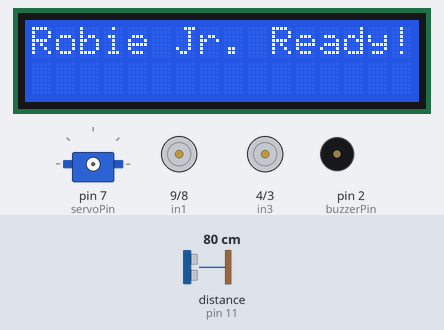
The sketch below on a simulated Arduino Uno, built with avr-gcc and run on an emulated ATmega328P. On the bench: 16×2 character LCD, servo, motor-driver pin pairs drawn as motors (green arrow = first pin HIGH = forward, orange = second pin HIGH = backward, longer = more drive, scaled by the enable pin), buzzer (waves = sounding). Wiring (inferred from the names in the program): ultrasonic range finder: trigger pin 12; echo pin 11. Inputs (shaded band) come from the test bench; at power-on: distance to the obstacle (sensor on pin 11) 80 cm. The echo pulse lasts 58.3 µs per cm.

Above: at 0.6 s.
At 3.2 s:
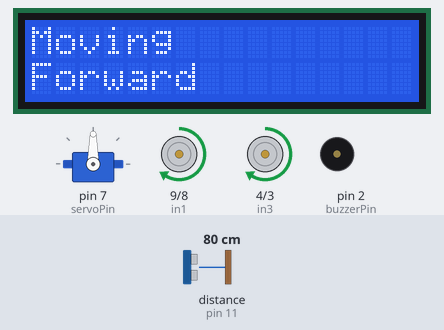
3.3 s: distance to the obstacle (sensor on pin 11) set to 18 cm
At 3.44 s:
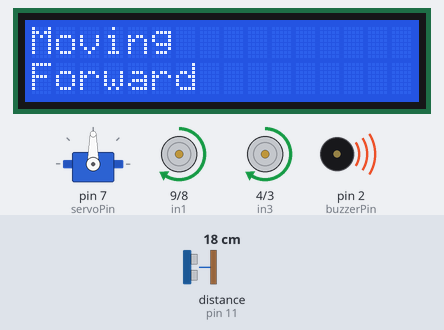
6.3 s: distance to the obstacle (sensor on pin 11) set to 14 cm
At 7.7 s:
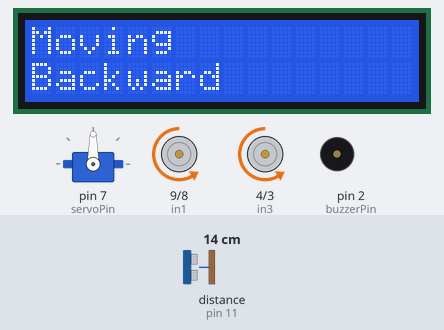
8.8 s: distance to the obstacle (sensor on pin 11) set to 7 cm
11.8 s: distance to the obstacle (sensor on pin 11) set to 4 cm
14.8 s: distance to the obstacle (sensor on pin 11) set to 2 cm
At 18.3 s:
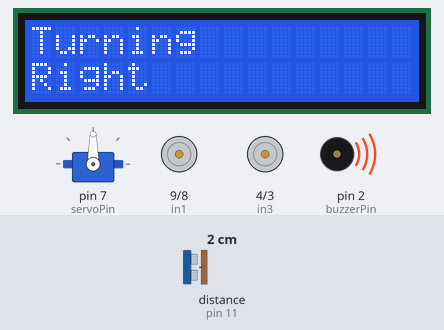
20.0 s: distance to the obstacle (sensor on pin 11) set to 9 cm
At 22.3 s:
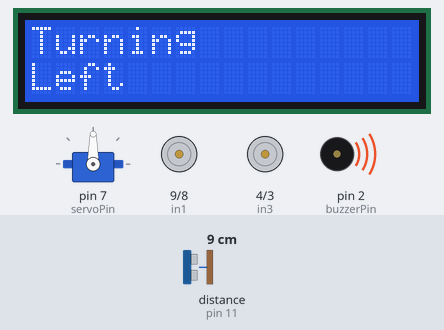
Timing chart, 0 to 24.0 s (numbered marks = the images above; inputs shaded):
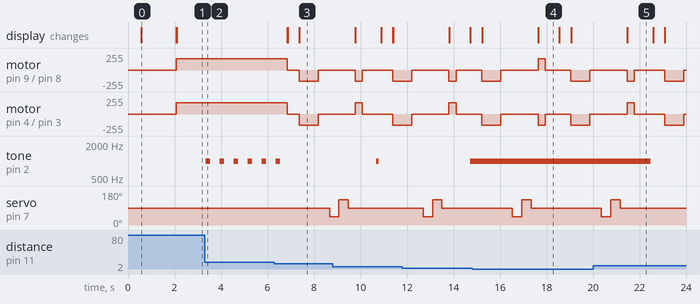

Measured:
- the behaviour switches between 16 and 15 cm on distance to the obstacle (sensor on pin 11) (found by bisection; images 2 and 3)
- the behaviour switches between 3 and 2 cm on distance to the obstacle (sensor on pin 11) (found by bisection; images 3 and 4)
- after the input at 3.3 s, tone on pin 2 (buzzerPin): alternates 1000 Hz for 0.20 s and silent for 0.40 s, starting after 0.05 s
- after the input at 6.3 s, motor on pin 9 (in1) / pin 8 (in2), motor on pin 4 (in3) / pin 3 (in4): forward 170/255 → stopped after 0.55 s, → backward 170/255 0.51 s later, → stopped 0.81 s later
- after the input at 14.8 s, the display: first differs from a run without the input after 2.8 s (image 4)
- after the input at 20.0 s, tone on pin 2 (buzzerPin): 1000 Hz → silent after 2.5 s; the display: first differs from a run without the input after 1.5 s (image 5)
- what the display in image 0 shows lasts 1.5 s, from 0.6 s to 2.1 s

The sketch:

robie_jr-polished.ino
```cpp
// --- Libraries ---
#include <Servo.h> // Include the Servo library for controlling the ultrasonic sensor's servo motor
#include <LiquidCrystal.h> // Include liquid crystal library for LCD


// --- Motor A Pins ---
const int enA = 6;  // Enable pin for Motor A (PWM)
const int in1 = 9;  // Control pin 1 for Motor A
const int in2 = 8;  // Control pin 2 for Motor A

// --- Motor B Pins ---
const int enB = 5;  // Enable pin for Motor B (PWM)
const int in3 = 4;  // Control pin 1 for Motor B
const int in4 = 3;  // Control pin 2 for Motor B

// --- Ultrasonic Sensor Pins ---
const int trigPin = 12; // Trigger pin for ultrasonic sensor
const int echoPin = 11; // Echo pin for ultrasonic sensor

// --- Servo Motor Pin ---
const int servoPin = 7; // Control pin for the servo motor
Servo scanner;          // Create a Servo object to control the scanner

// --- Buzzer Pin ---
const int buzzerPin = 2; // Control pin for the buzzer

// LCD on analog pins A0–A5
LiquidCrystal lcd(A0, A1, A2, A3, A4, A5);  // (RS, E, D4, D5, D6, D7)
// LCD avoid glitch
String lastLine1 = "";
String lastLine2 = "";

// --- Initial Setup ---
void setup() {
  delay(500); // Give power rails time to stabilize

  // Initialize motor control pins as outputs
  pinMode(enA, OUTPUT);
  pinMode(in1, OUTPUT);
  pinMode(in2, OUTPUT);
  pinMode(enB, OUTPUT);
  pinMode(in3, OUTPUT);
  pinMode(in4, OUTPUT);

  // Initialize ultrasonic sensor pins
  pinMode(trigPin, OUTPUT);
  pinMode(echoPin, INPUT);

  // Initialize buzzer pin as output
  pinMode(buzzerPin, OUTPUT);

  // Initialize LCD
  lcd.begin(16, 2);  // Set up the LCD (16 columns, 2 rows)
  delay(5);
  // Hello from LCD
  lcd.setCursor(0, 0);
  lcd.print("Robie Jr. Ready!");
  delay(1500);
  lcd.clear();

  // Attach the servo motor to its control pin
  scanner.attach(servoPin);

  // Set initial motor speeds
  setMotorSpeed(170, 170); // Set both motors to a speed of 170 (range: 0-255)
}

// --- Main Loop ---
void loop() {

  // Measure distance to the nearest object
  long distance = readDistance();

  // Control the buzzer based on the measured distance
  controlBuzzer(distance);

  // Obstacle avoidance behavior
  if (distance > 0 && distance < 15) {
    // If an obstacle is detected within 15 cm:
    stopMotors();
    lcdStatus("Obstacle!", "");
    delay(500);
    moveBackward();
    lcdStatus("Moving", "Backward");
    delay(800);
    stopMotors();
    delay(500);
    String direction = scanAndChooseDirection();
    if (direction == "LEFT") {
      turnLeft();
      lcdStatus("Turning", "Left");
      delay(300);
    } else {
      turnRight();
      lcdStatus("Turning", "Right");
      delay(300);
    }
    stopMotors();
    delay(500);
  } else {
    // If path is clear, move forward
    moveForward();
    lcdStatus("Moving", "Forward");
  }

  delay(100); // Short delay before the next loop iteration
}

// --- Function Definitions ---

// Set the speed for both motors
void setMotorSpeed(int speedA, int speedB) {
  analogWrite(enA, speedA);
  analogWrite(enB, speedB);
}

// Measure distance using the ultrasonic sensor
long readDistance() {
  digitalWrite(trigPin, LOW);
  delayMicroseconds(2);
  digitalWrite(trigPin, HIGH);
  delayMicroseconds(10);
  digitalWrite(trigPin, LOW);
  long duration = pulseIn(echoPin, HIGH);
  return duration * 0.034 / 2; // Convert duration to distance in centimeters
}

// Control the buzzer based on distance
void controlBuzzer(long distance) {
  if (distance > 0 && distance < 5) {
    tone(buzzerPin, 1000); // Constant beep for very close obstacles
  } else if (distance >= 5 && distance < 10) {
    tone(buzzerPin, 1000);
    delay(100);
    noTone(buzzerPin);
    delay(100);
  } else if (distance >= 10 && distance < 20) {
    tone(buzzerPin, 1000);
    delay(200);
    noTone(buzzerPin);
    delay(300);
  } else {
    noTone(buzzerPin); // No sound if distance is safe
  }
}

// Scan surroundings and choose direction to turn
String scanAndChooseDirection() {
  long leftDist, rightDist;

  // Look left
  scanner.write(45);
  delay(400);
  leftDist = readDistance();

  // Look right
  scanner.write(135);
  delay(400);
  rightDist = readDistance();

  // Return to center
  scanner.write(90);
  delay(300);

  // Decide direction based on measured distances
  if (rightDist > leftDist) {
    return "RIGHT";
  } else {
    return "LEFT";
  }
}

// Move the robot forward
void moveForward() {
  digitalWrite(in1, HIGH);
  digitalWrite(in2, LOW);
  digitalWrite(in3, HIGH);
  digitalWrite(in4, LOW);
}

// Move the robot backward
void moveBackward() {
  digitalWrite(in1, LOW);
  digitalWrite(in2, HIGH);
  digitalWrite(in3, LOW);
  digitalWrite(in4, HIGH);
}

// Turn the robot to the right
void turnRight() {
  digitalWrite(in1, HIGH);
  digitalWrite(in2, LOW);
  digitalWrite(in3, LOW);
  digitalWrite(in4, HIGH);
}

// Turn the robot to the left
void turnLeft() {
  digitalWrite(in1, LOW);
  digitalWrite(in2, HIGH);
  digitalWrite(in3, HIGH);
  digitalWrite(in4, LOW);
}

// Stop both motors
void stopMotors() {
  digitalWrite(in1, LOW);
  digitalWrite(in2, LOW);
  digitalWrite(in3, LOW);
  digitalWrite(in4, LOW);
}

// Display status on LCD
void lcdStatus(String line1, String line2) {
  if (line1 != lastLine1 || line2 != lastLine2) {
    lcd.clear();
    delay(5);
    lcd.setCursor(0, 0);
    lcd.print(line1);
    lcd.setCursor(0, 1);
    lcd.print(line2);
    lastLine1 = line1;
    lastLine2 = line2;
  }
}
```
